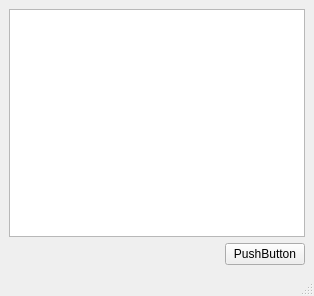
<?xml version="1.0" encoding="UTF-8"?>
<ui version="4.0">
 <class>MainWindow</class>
 <widget class="QMainWindow" name="MainWindow">
  <property name="geometry">
   <rect>
    <x>0</x>
    <y>0</y>
    <width>314</width>
    <height>296</height>
   </rect>
  </property>
  <property name="windowTitle">
   <string>MainWindow</string>
  </property>
  <widget class="QWidget" name="centralwidget">
   <layout class="QVBoxLayout" name="verticalLayout">
    <item>
     <widget class="QListView" name="listView">
      <property name="dragDropMode">
       <enum>QAbstractItemView::DropOnly</enum>
      </property>
     </widget>
    </item>
    <item>
     <layout class="QHBoxLayout" name="horizontalLayout">
      <item>
       <spacer name="horizontalSpacer">
        <property name="orientation">
         <enum>Qt::Horizontal</enum>
        </property>
        <property name="sizeHint" stdset="0">
         <size>
          <width>40</width>
          <height>20</height>
         </size>
        </property>
       </spacer>
      </item>
      <item>
       <widget class="QPushButton" name="pushButton">
        <property name="text">
         <string>PushButton</string>
        </property>
       </widget>
      </item>
     </layout>
    </item>
   </layout>
  </widget>
  <widget class="QStatusBar" name="statusbar"/>
 </widget>
 <resources/>
 <connections/>
</ui>
